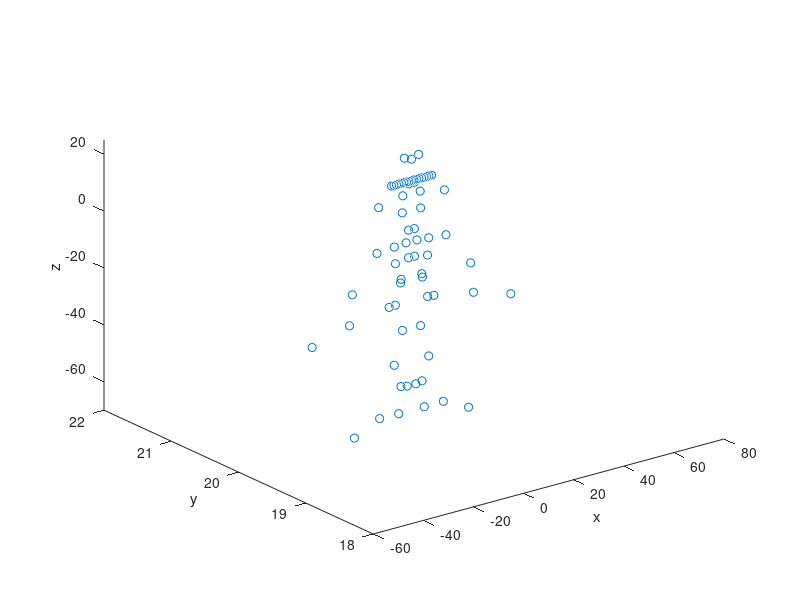

This figure's MATLAB source:
function deneme()
clear all;

% Initialize the constants
dt = 0.05;
dim = 17;
kL0 = 1.0;
c_dis = 0.5;                                    % The viscous damping coefficient
k = 100.0 * ones(dim * dim, dim * dim);			% The stiffness of the springs btw (i,j) and (k,l)
m = 1e1 * ones(dim * dim, 1);					% The masses at each point on the cloth

% Initialize the acceleration, velocity, force and position values
numTimeSteps = 100;
g = -9.81;
a = zeros(numTimeSteps, dim * dim, 3);
v = zeros(numTimeSteps, dim * dim, 3);
f = ones(numTimeSteps, dim * dim, 3);
f(1, :, :) = m * [0, 0, g];
p = zeros(numTimeSteps, dim * dim, 3);

% Initialize the connected springs - if 1, connected.
dirs = [[0, 1]; [1, 0]; [0, -1]; [-1, 0]; [1, 1]; [1, -1]; [-1, 1]; [-1, -1]; [0, 2]; [2, 0]; 
				[0, -2]; [-2, 0]];
lens = hypot(dirs(:,1), dirs(:,2));

% Initialize the positions
yDist = 20.0;
for i = 1 : dim
	for j = 1 : dim
		p(1, (j - 1) * dim + i, :) = [i * kL0, yDist, (dim - j) * kL0];
	end
end

% Update the positions 
for t = 2 : numTimeSteps
    disp(t);
	for i = 1 : dim
		for j = 1 : dim

			% %%%%%%%%%%%%%%%%%%%%%%%%%%%%%%%%%%%%%%%%%%%%%%%%%%%%%%%%%%%%%%%%%%%%%%%%			
			% A. Update the acceleration, velocity and position with Euler rules

			% Update the acceleration
			idx = (j - 1) * dim + i;
			invm = (1 / m((j - 1) * dim + i));
			a(t, idx, :) = invm .* f(t-1, idx, :);

			% Update the velocity
			v(t, idx, :) = v(t-1, idx, :) + dt * a(t, idx, :);
%             assert(all(abs(v(t, idx, [1 2])) < 1e-5), 'woops');
            
			% Update the position
			p(t, idx, :) = p(t-1, idx, :) + dt * v(t, idx, :);

			% %%%%%%%%%%%%%%%%%%%%%%%%%%%%%%%%%%%%%%%%%%%%%%%%%%%%%%%%%%%%%%%%%%%%%%%%			
			% B. Update the force

			% Compute the internal force due to springs
			f_int = zeros(1,1,3);
			for dir_idx = 1 : size(dirs, 1)

				% Get the neighbor and ensure that it is within limits.
				i2 = i + dirs(dir_idx, 1); j2 = j + dirs(dir_idx, 2);
				if((i2 < 1) || (j2 < 1) || (i2 > dim) || (j2 > dim))
                    continue;
                end
				idx2 = (j2 - 1) * dim + i2;

				% Compute the displacement
				currLength = p(t-1, idx2, :) - p(t-1, idx, :);
				normCurrLength = norm(squeeze(currLength(1:3)));
% 				if(normCurrLength == 0.0)
% 					p(t-1,idx,:)
% 					p(t-1,idx2,:)
% 					keyboard
% 					assert(false);
% 				end
				normLength = lens(dir_idx) * currLength / normCurrLength;
				displ = currLength - normLength;
				
				% Accumulate the internal force (note negative due to f = -kx)
				f_int = f_int - k(idx, idx2) * displ;
            end

            % Compute the force due to gravity
            f_g = reshape([0, 0, m(idx) * g], [1 1 3]);
            
			% Compute the viscous damping force
			f_dis = -c_dis * v(t, idx, :);

			% Compute some other force (no idea what it is)
			f_vi = 0.0;

			% Compute the total force
			f(t, idx, :) = (-f_int) + (f_g);
        end
    end

    p(t, 1:17, 1) = 1:17;
    p(t, 1:17, 2) = 20;
    p(t, 1:17, 3) = 16;
end

for t = 1 : numTimeSteps
	plot3(p(t,:,1), p(t,:,2), p(t,:,3), 'o', 'MarkerSize', 6);
    zlim([-70 25])
    xlabel('x');
    ylabel('y');
    zlabel('z');
	pause(0.22);
end
	
